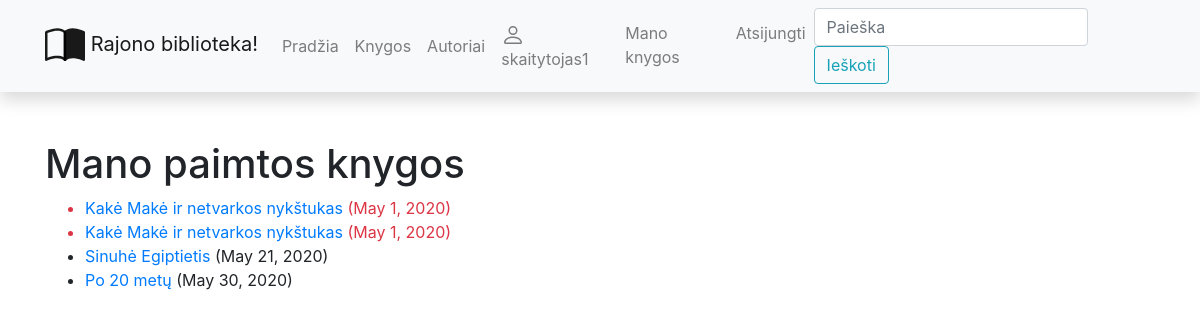
Screenshot of /library/mybooks/ (signed in) with the database file from the repository.
### library/models.py (models this page shows, shortened)
class BookInstance(models.Model):
    id = models.UUIDField(primary_key=True, default=uuid.uuid4, help_text='Unikalus ID knygos kopijai')
    book = models.ForeignKey('Book', on_delete=models.SET_NULL, null=True)
    due_back = models.DateField('Bus prieinama', null=True, blank=True)
    reader = models.ForeignKey(User, on_delete=models.SET_NULL, null=True, blank=True)
    LOAN_STATUS = (
        ('a', 'Administruojama'),
        ('p', 'Paimta'),
        ('g', 'Galima paimti'),
        ('r', 'Rezervuota'),
    )
    status = models.CharField(
        max_length=1,
        choices=LOAN_STATUS,
        blank=True,
        default='a',
        help_text='Statusas',
    )
    class Meta:
        ordering = ['due_back']
    @property
    def is_overdue(self):
        if self.due_back and date.today() > self.due_back:
            return True
        return False

class Book(models.Model):
    title = models.CharField('Pavadinimas', max_length=200)
    author = models.ForeignKey('Author', on_delete=models.SET_NULL, null=True, related_name='books')
    summary = models.TextField('Aprašymas', max_length=1000, help_text='Trumpas knygos aprašymas')
    isbn = models.CharField('ISBN', max_length=13, help_text='13 Simbolių <a href="https://www.isbn-international.org/content/what-isbn">ISBN kodas</a>')
    genre = models.ManyToManyField(Genre, help_text='Išrinkite žanrą(us) šiai knygai')
    cover = models.ImageField('Viršelis', upload_to='covers', null=True)
    def display_genre(self):
            return ', '.join(genre.name for genre in self.genre.all()[:3])
    display_genre.short_description = 'Žanras'

### library/views.py (the view)
# urls.py: path('mybooks/', views.LoanedBooksByUserListView.as_view(), name='my-borrowed'),
class LoanedBooksByUserListView(LoginRequiredMixin,generic.ListView):
    model = BookInstance
    template_name ='user_books.html'
    paginate_by = 10
    def get_queryset(self):
        return BookInstance.objects.filter(reader=self.request.user).filter(status__exact='p').order_by('due_back')

### library/templates/user_books.html
{% extends "base.html" %}
{% block content %}
    <h1>Mano paimtos knygos</h1>
    {% if bookinstance_list %}
    <ul>
      {% for bookinst in bookinstance_list %}
      <li class="{% if bookinst.is_overdue %}text-danger{% endif %}">
        <a href="{% url 'book-detail' bookinst.book.pk %}">{{bookinst.book.title}}</a> ({{ bookinst.due_back }})
      </li>
      {% endfor %}
    </ul>
    {% else %}
      <p>There are no books borrowed.</p>
    {% endif %}
{% endblock %}

### library/templates/base.html (shortened to what this page needs)
<!DOCTYPE html>
<html lang="en">
<head>
  <link rel="stylesheet" href="https://stackpath.bootstrapcdn.com/bootstrap/4.1.3/css/bootstrap.min.css">
  <link rel="stylesheet" href="https://cdnjs.cloudflare.com/ajax/libs/font-awesome/4.7.0/css/font-awesome.min.css">
  {% load static %}
  <link rel="stylesheet" href="{% static 'css/styles.css' %}">
</head>
<body>
<nav class="navbar navbar-expand-lg navbar-light bg-light static-top mb-5 shadow">
  <div class="container">
    <a class="navbar-brand" href="#">
    Rajono biblioteka!</a>
    <div class="collapse navbar-collapse" id="navbarResponsive">
      <ul class="navbar-nav ml-auto">
        <li class="nav-item">
          <a class="nav-link" href="{% url 'index' %}">Pradžia</a>
        </li>
        <li class="nav-item">
          <a class="nav-link" href="{% url 'books' %}">Knygos</a>
        </li>
        <li class="nav-item">
          <a class="nav-link" href="{% url 'authors' %}">Autoriai</a>
        </li>
      </ul>
        <ul class="navbar-nav ml-auto">
          {% if user.is_authenticated %}
            <li class="nav-item"><a class="nav-link" href="#">
            {{ user.get_username }}</a></li>
            <li class="nav-item"><a class="nav-link" href="{% url 'my-borrowed'%}">Mano knygos</a></li>
            <li class="nav-item"><a class="nav-link" href="{% url 'logout'%}?next=/library">Atsijungti</a></li>
          {% else %}
            <li class="nav-item"><a class="nav-link" href="{% url 'login'%}?next={{request.path}}">Prisijungti</a></li>
          {% endif %}
        </ul>
      <form class="form-inline my-2 my-lg-0" action="{% url 'search' %}" method="get">
        <input class="form-control mr-sm-2" type="search" placeholder="Paieška" aria-label="Search" name="query">
        <button class="btn btn-outline-info my-2 my-sm-0" type="submit">Ieškoti</button>
      </form>
    </div>
  </div>
</nav>
<div class="container">
{% block content %}{% endblock %}
</div>
</body>
</html>

### rows the page displays
BookInstance: book "Kakė Makė ir netvarkos nykštukas", due_back "May 1, 2020"
BookInstance: book "Kakė Makė ir netvarkos nykštukas", due_back "May 1, 2020"
BookInstance: book "Sinuhė Egiptietis", due_back "May 21, 2020"
BookInstance: book "Po 20 metų", due_back "May 30, 2020"

### other values shown
{{ user.get_username }} "skaitytojas1"
